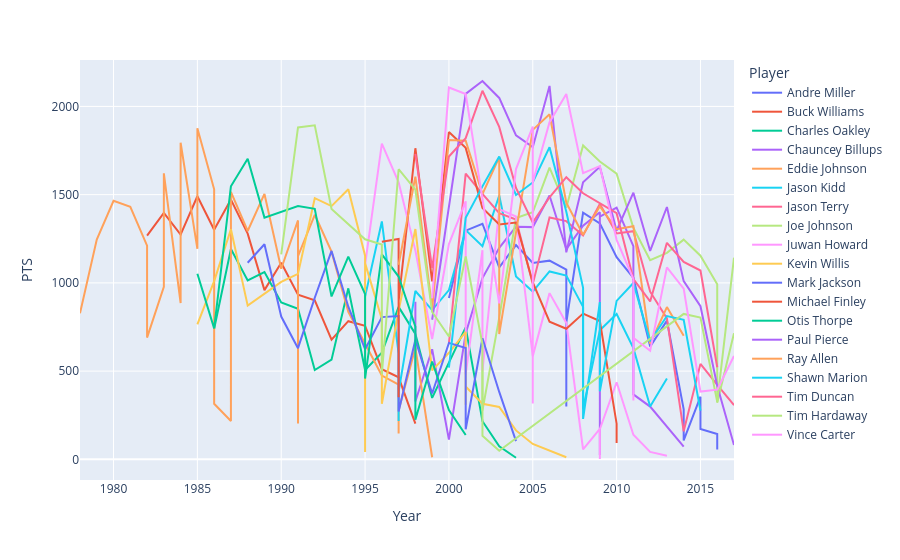

Here is the notebook cell this chart was saved with:
### Code cell
# 1. Select a sample of the most experienced players per college
top_twenty_most_experienced_players_per_college = (
    clean_players_data.sort_values(
        ["college", "minutes_played"], ascending=[True, False]
    )
    .groupby("college")
    .first()
    .reset_index()
    .sort_values("minutes_played", ascending=False)
    .head(20)
)

top_twenty_most_experienced_players_per_college

# 2. Filter season statistics to contain only rows for the most
# experiences players per college
season_statistics_of_most_experienced_players_per_college = clean_season_statistics[
    clean_season_statistics["Player"].isin(
        top_twenty_most_experienced_players_per_college["name"]
    )
]

# 3. Plot points earned by each player per year
fig = px.line(
    season_statistics_of_most_experienced_players_per_college,
    x="Year",
    y="PTS",
    color="Player",
)
fig.show()

### Figure 1 — Plotly figure (JSON) as saved in the notebook; plotly's stock layout.template omitted (floating-point values rounded to 4 significant figures)
{"data": [{"hovertemplate": "Player=Andre Miller<br>Year=%{x}<br>PTS=%{y}<extra></extra>", "legendgroup": "Andre Miller", "line": {"color": "#636efa", "dash": "solid"}, "marker": {"symbol": "circle"}, "mode": "lines", "name": "Andre Miller", "orientation": "v", "showlegend": true, "type": "scatter", "x": [2000, 2001, 2002, 2003, 2004, 2005, 2006, 2007, 2007, 2007, 2008, 2009, 2010, 2011, 2012, 2013, 2014, 2014, 2014, 2015, 2015, 2015, 2016, 2016, 2016], "xaxis": "x", "y": [914.0, 1296.0, 1335.0, 1088.0, 1214.0, 1113.0, 1126.0, 1075.0, 300.0, 775.0, 1398.0, 1337.0, 1146.0, 1029.0, 639.0, 786.0, 283.0, 176.0, 107.0, 355.0, 183.0, 172.0, 144.0, 88.0, 56.0], "yaxis": "y"}, {"hovertemplate": "Player=Buck Williams<br>Year=%{x}<br>PTS=%{y}<extra></extra>", "legendgroup": "Buck Williams", "line": {"color": "#EF553B", "dash": "solid"}, "marker": {"symbol": "circle"}, "mode": "lines", "name": "Buck Williams", "orientation": "v", "showlegend": true, "type": "scatter", "x": [1982, 1983, 1984, 1985, 1986, 1987, 1988, 1989, 1990, 1991, 1992, 1993, 1994, 1995, 1996, 1997, 1998], "xaxis": "x", "y": [1268.0, 1396.0, 1274.0, 1491.0, 1301.0, 1472.0, 1279.0, 959.0, 1114.0, 933.0, 901.0, 678.0, 783.0, 757.0, 511.0, 465.0, 202.0], "yaxis": "y"}, {"hovertemplate": "Player=Charles Oakley<br>Year=%{x}<br>PTS=%{y}<extra></extra>", "legendgroup": "Charles Oakley", "line": {"color": "#00cc96", "dash": "solid"}, "marker": {"symbol": "circle"}, "mode": "lines", "name": "Charles Oakley", "orientation": "v", "showlegend": true, "type": "scatter", "x": [1986, 1987, 1988, 1989, 1990, 1991, 1992, 1993, 1994, 1995, 1996, 1997, 1998, 1999, 2000, 2001, 2002, 2003, 2004], "xaxis": "x", "y": [740.0, 1192.0, 1014.0, 1061.0, 889.0, 853.0, 506.0, 565.0, 969.0, 506.0, 604.0, 864.0, 711.0, 348.0, 548.0, 748.0, 216.0, 74.0, 9.0], "yaxis": "y"}, {"hovertemplate": "Player=Chauncey Billups<br>Year=%{x}<br>PTS=%{y}<extra></extra>", "legendgroup": "Chauncey Billups", "line": {"color": "#ab63fa", "dash": "solid"}, "marker": {"symbol": "circle"}, "mode": "lines", "name": "Chauncey Billups", "orientation": "v", "showlegend": true, "type": "scatter", "x": [1998, 1998, 1998, 1999, 2000, 2001, 2002, 2003, 2004, 2005, 2006, 2007, 2008, 2009, 2009, 2009, 2010, 2011, 2011, 2011, 2012, 2013, 2014], "xaxis": "x", "y": [893.0, 565.0, 328.0, 624.0, 112.0, 713.0, 1027.0, 1199.0, 1318.0, 1316.0, 1495.0, 1191.0, 1324.0, 1400.0, 25.0, 1375.0, 1427.0, 1208.0, 840.0, 368.0, 299.0, 184.0, 72.0], "yaxis": "y"}, {"hovertemplate": "Player=Eddie Johnson<br>Year=%{x}<br>PTS=%{y}<extra></extra>", "legendgroup": "Eddie Johnson", "line": {"color": "#FFA15A", "dash": "solid"}, "marker": {"symbol": "circle"}, "mode": "lines", "name": "Eddie Johnson", "orientation": "v", "showlegend": true, "type": "scatter", "x": [1978, 1979, 1980, 1981, 1982, 1982, 1983, 1983, 1984, 1984, 1985, 1985, 1986, 1986, 1986, 1986, 1987, 1987, 1988, 1989, 1990, 1991, 1991, 1991, 1992, 1993, 1994, 1996, 1997, 1997, 1997, 1998, 1999], "xaxis": "x", "y": [828.0, 1245.0, 1465.0, 1431.0, 1211.0, 690.0, 978.0, 1621.0, 886.0, 1794.0, 1193.0, 1876.0, 1530.0, 709.0, 394.0, 315.0, 217.0, 1516.0, 1294.0, 1504.0, 1080.0, 1354.0, 203.0, 1151.0, 1386.0, 1177.0, 836.0, 475.0, 424.0, 147.0, 277.0, 633.0, 12.0], "yaxis": "y"}, {"hovertemplate": "Player=Jason Kidd<br>Year=%{x}<br>PTS=%{y}<extra></extra>", "legendgroup": "Jason Kidd", "line": {"color": "#19d3f3", "dash": "solid"}, "marker": {"symbol": "circle"}, "mode": "lines", "name": "Jason Kidd", "orientation": "v", "showlegend": true, "type": "scatter", "x": [1995, 1996, 1997, 1997, 1997, 1998, 1999, 2000, 2001, 2002, 2003, 2004, 2005, 2006, 2007, 2008, 2008, 2008, 2009, 2010, 2011, 2012, 2013], "xaxis": "x", "y": [922.0, 1348.0, 599.0, 217.0, 382.0, 954.0, 846.0, 959.0, 1299.0, 1208.0, 1495.0, 1036.0, 951.0, 1065.0, 1041.0, 864.0, 577.0, 287.0, 731.0, 824.0, 630.0, 299.0, 458.0], "yaxis": "y"}, {"hovertemplate": "Player=Jason Terry<br>Year=%{x}<br>PTS=%{y}<extra></extra>", "legendgroup": "Jason Terry", "line": {"color": "#FF6692", "dash": "solid"}, "marker": {"symbol": "circle"}, "mode": "lines", "name": "Jason Terry", "orientation": "v", "showlegend": true, "type": "scatter", "x": [2000, 2001, 2002, 2003, 2004, 2005, 2006, 2007, 2008, 2009, 2010, 2011, 2012, 2013, 2014, 2015, 2016, 2017], "xaxis": "x", "y": [657.0, 1619.0, 1504.0, 1395.0, 1359.0, 993.0, 1371.0, 1350.0, 1269.0, 1447.0, 1280.0, 1293.0, 950.0, 799.0, 159.0, 541.0, 422.0, 307.0], "yaxis": "y"}, {"hovertemplate": "Player=Joe Johnson<br>Year=%{x}<br>PTS=%{y}<extra></extra>", "legendgroup": "Joe Johnson", "line": {"color": "#B6E880", "dash": "solid"}, "marker": {"symbol": "circle"}, "mode": "lines", "name": "Joe Johnson", "orientation": "v", "showlegend": true, "type": "scatter", "x": [2002, 2002, 2002, 2003, 2004, 2005, 2006, 2007, 2008, 2009, 2010, 2011, 2012, 2013, 2014, 2015, 2016, 2016, 2016, 2017], "xaxis": "x", "y": [581.0, 304.0, 277.0, 803.0, 1367.0, 1400.0, 1653.0, 1426.0, 1779.0, 1688.0, 1619.0, 1312.0, 1129.0, 1170.0, 1245.0, 1154.0, 992.0, 671.0, 321.0, 715.0], "yaxis": "y"}, {"hovertemplate": "Player=Juwan Howard<br>Year=%{x}<br>PTS=%{y}<extra></extra>", "legendgroup": "Juwan Howard", "line": {"color": "#FF97FF", "dash": "solid"}, "marker": {"symbol": "circle"}, "mode": "lines", "name": "Juwan Howard", "orientation": "v", "showlegend": true, "type": "scatter", "x": [1995, 1996, 1997, 1998, 1999, 2000, 2001, 2001, 2001, 2002, 2002, 2002, 2003, 2004, 2005, 2006, 2007, 2008, 2009, 2009, 2009, 2010, 2011, 2012, 2013], "xaxis": "x", "y": [1104.0, 1789.0, 1570.0, 1184.0, 682.0, 1220.0, 1462.0, 981.0, 481.0, 1185.0, 684.0, 501.0, 1418.0, 1376.0, 585.0, 942.0, 773.0, 57.0, 173.0, 2.0, 171.0, 437.0, 139.0, 42.0, 21.0], "yaxis": "y"}, {"hovertemplate": "Player=Kevin Willis<br>Year=%{x}<br>PTS=%{y}<extra></extra>", "legendgroup": "Kevin Willis", "line": {"color": "#FECB52", "dash": "solid"}, "marker": {"symbol": "circle"}, "mode": "lines", "name": "Kevin Willis", "orientation": "v", "showlegend": true, "type": "scatter", "x": [1985, 1986, 1987, 1988, 1990, 1991, 1992, 1993, 1994, 1995, 1995, 1995, 1996, 1996, 1996, 1997, 1998, 1999, 2000, 2001, 2001, 2001, 2002, 2003, 2004, 2005, 2007], "xaxis": "x", "y": [765.0, 1010.0, 1304.0, 871.0, 1006.0, 1051.0, 1480.0, 1435.0, 1531.0, 1154.0, 42.0, 1112.0, 794.0, 479.0, 315.0, 842.0, 1305.0, 504.0, 604.0, 722.0, 309.0, 413.0, 315.0, 297.0, 164.0, 87.0, 12.0], "yaxis": "y"}, {"hovertemplate": "Player=Mark Jackson<br>Year=%{x}<br>PTS=%{y}<extra></extra>", "legendgroup": "Mark Jackson", "line": {"color": "#636efa", "dash": "solid"}, "marker": {"symbol": "circle"}, "mode": "lines", "name": "Mark Jackson", "orientation": "v", "showlegend": true, "type": "scatter", "x": [1988, 1989, 1990, 1991, 1992, 1993, 1994, 1995, 1996, 1997, 1997, 1997, 1998, 1999, 2000, 2001, 2001, 2001, 2002, 2003, 2004], "xaxis": "x", "y": [1114.0, 1219.0, 809.0, 630.0, 916.0, 1181.0, 865.0, 624.0, 806.0, 812.0, 541.0, 271.0, 678.0, 373.0, 660.0, 631.0, 461.0, 170.0, 686.0, 382.0, 103.0], "yaxis": "y"}, {"hovertemplate": "Player=Michael Finley<br>Year=%{x}<br>PTS=%{y}<extra></extra>", "legendgroup": "Michael Finley", "line": {"color": "#EF553B", "dash": "solid"}, "marker": {"symbol": "circle"}, "mode": "lines", "name": "Michael Finley", "orientation": "v", "showlegend": true, "type": "scatter", "x": [1996, 1997, 1997, 1997, 1998, 1999, 2000, 2001, 2002, 2003, 2004, 2005, 2006, 2007, 2008, 2009, 2010, 2010, 2010], "xaxis": "x", "y": [1233.0, 1249.0, 352.0, 897.0, 1763.0, 1009.0, 1855.0, 1765.0, 1424.0, 1331.0, 1342.0, 1003.0, 780.0, 740.0, 826.0, 784.0, 202.0, 93.0, 109.0], "yaxis": "y"}, {"hovertemplate": "Player=Otis Thorpe<br>Year=%{x}<br>PTS=%{y}<extra></extra>", "legendgroup": "Otis Thorpe", "line": {"color": "#00cc96", "dash": "solid"}, "marker": {"symbol": "circle"}, "mode": "lines", "name": "Otis Thorpe", "orientation": "v", "showlegend": true, "type": "scatter", "x": [1985, 1986, 1987, 1988, 1989, 1990, 1991, 1992, 1993, 1994, 1995, 1995, 1995, 1996, 1997, 1998, 1998, 1998, 1999, 2000, 2001], "xaxis": "x", "y": [1052.0, 742.0, 1547.0, 1704.0, 1370.0, 1401.0, 1435.0, 1420.0, 923.0, 1149.0, 937.0, 479.0, 458.0, 1161.0, 1036.0, 752.0, 528.0, 224.0, 554.0, 279.0, 138.0], "yaxis": "y"}, {"hovertemplate": "Player=Paul Pierce<br>Year=%{x}<br>PTS=%{y}<extra></extra>", "legendgroup": "Paul Pierce", "line": {"color": "#ab63fa", "dash": "solid"}, "marker": {"symbol": "circle"}, "mode": "lines", "name": "Paul Pierce", "orientation": "v", "showlegend": true, "type": "scatter", "x": [1999, 2000, 2001, 2002, 2003, 2004, 2005, 2006, 2007, 2008, 2009, 2010, 2011, 2012, 2013, 2014, 2015, 2016, 2017], "xaxis": "x", "y": [791.0, 1427.0, 2071.0, 2144.0, 2048.0, 1836.0, 1769.0, 2116.0, 1173.0, 1570.0, 1658.0, 1296.0, 1511.0, 1181.0, 1430.0, 1010.0, 868.0, 417.0, 81.0], "yaxis": "y"}, {"hovertemplate": "Player=Ray Allen<br>Year=%{x}<br>PTS=%{y}<extra></extra>", "legendgroup": "Ray Allen", "line": {"color": "#FFA15A", "dash": "solid"}, "marker": {"symbol": "circle"}, "mode": "lines", "name": "Ray Allen", "orientation": "v", "showlegend": true, "type": "scatter", "x": [1997, 1998, 1999, 2000, 2001, 2002, 2003, 2003, 2003, 2004, 2005, 2006, 2007, 2008, 2009, 2010, 2011, 2012, 2013, 2014], "xaxis": "x", "y": [1102.0, 1602.0, 856.0, 1809.0, 1806.0, 1503.0, 1713.0, 1003.0, 710.0, 1287.0, 1867.0, 1955.0, 1454.0, 1273.0, 1434.0, 1304.0, 1321.0, 655.0, 863.0, 701.0], "yaxis": "y"}, {"hovertemplate": "Player=Shawn Marion<br>Year=%{x}<br>PTS=%{y}<extra></extra>", "legendgroup": "Shawn Marion", "line": {"color": "#19d3f3", "dash": "solid"}, "marker": {"symbol": "circle"}, "mode": "lines", "name": "Shawn Marion", "orientation": "v", "showlegend": true, "type": "scatter", "x": [2000, 2001, 2002, 2003, 2004, 2005, 2006, 2007, 2008, 2008, 2008, 2009, 2009, 2009, 2010, 2011, 2012, 2013, 2014, 2015], "xaxis": "x", "y": [520.0, 1369.0, 1547.0, 1716.0, 1498.0, 1569.0, 1769.0, 1403.0, 972.0, 743.0, 229.0, 891.0, 505.0, 386.0, 898.0, 999.0, 670.0, 812.0, 791.0, 276.0], "yaxis": "y"}, {"hovertemplate": "Player=Tim Duncan<br>Year=%{x}<br>PTS=%{y}<extra></extra>", "legendgroup": "Tim Duncan", "line": {"color": "#FF6692", "dash": "solid"}, "marker": {"symbol": "circle"}, "mode": "lines", "name": "Tim Duncan", "orientation": "v", "showlegend": true, "type": "scatter", "x": [1998, 1999, 2000, 2001, 2002, 2003, 2004, 2005, 2006, 2007, 2008, 2009, 2010, 2011, 2012, 2013, 2014, 2015, 2016], "xaxis": "x", "y": [1731.0, 1084.0, 1716.0, 1820.0, 2089.0, 1884.0, 1538.0, 1342.0, 1485.0, 1599.0, 1508.0, 1450.0, 1395.0, 1022.0, 895.0, 1227.0, 1119.0, 1070.0, 522.0], "yaxis": "y"}, {"hovertemplate": "Player=Tim Hardaway<br>Year=%{x}<br>PTS=%{y}<extra></extra>", "legendgroup": "Tim Hardaway", "line": {"color": "#B6E880", "dash": "solid"}, "marker": {"symbol": "circle"}, "mode": "lines", "name": "Tim Hardaway", "orientation": "v", "showlegend": true, "type": "scatter", "x": [1990, 1991, 1992, 1993, 1995, 1996, 1996, 1996, 1997, 1998, 1999, 2000, 2001, 2002, 2002, 2002, 2003, 2014, 2015, 2016, 2017], "xaxis": "x", "y": [1162.0, 1881.0, 1893.0, 1419.0, 1247.0, 1217.0, 735.0, 482.0, 1644.0, 1528.0, 835.0, 696.0, 1150.0, 652.0, 518.0, 134.0, 49.0, 824.0, 804.0, 326.0, 1143.0], "yaxis": "y"}, {"hovertemplate": "Player=Vince Carter<br>Year=%{x}<br>PTS=%{y}<extra></extra>", "legendgroup": "Vince Carter", "line": {"color": "#FF97FF", "dash": "solid"}, "marker": {"symbol": "circle"}, "mode": "lines", "name": "Vince Carter", "orientation": "v", "showlegend": true, "type": "scatter", "x": [1999, 2000, 2001, 2002, 2003, 2004, 2005, 2005, 2005, 2006, 2007, 2008, 2009, 2010, 2011, 2011, 2011, 2012, 2013, 2014, 2015, 2016, 2017], "xaxis": "x", "y": [913.0, 2107.0, 2070.0, 1484.0, 884.0, 1645.0, 1886.0, 317.0, 1569.0, 1911.0, 2070.0, 1622.0, 1662.0, 1244.0, 1022.0, 333.0, 689.0, 615.0, 1088.0, 967.0, 384.0, 395.0, 586.0], "yaxis": "y"}], "layout": {"legend": {"title": {"text": "Player"}, "tracegroupgap": 0}, "margin": {"t": 60}, "xaxis": {"anchor": "y", "domain": [0, 1], "title": {"text": "Year"}}, "yaxis": {"anchor": "x", "domain": [0, 1], "title": {"text": "PTS"}}}}
